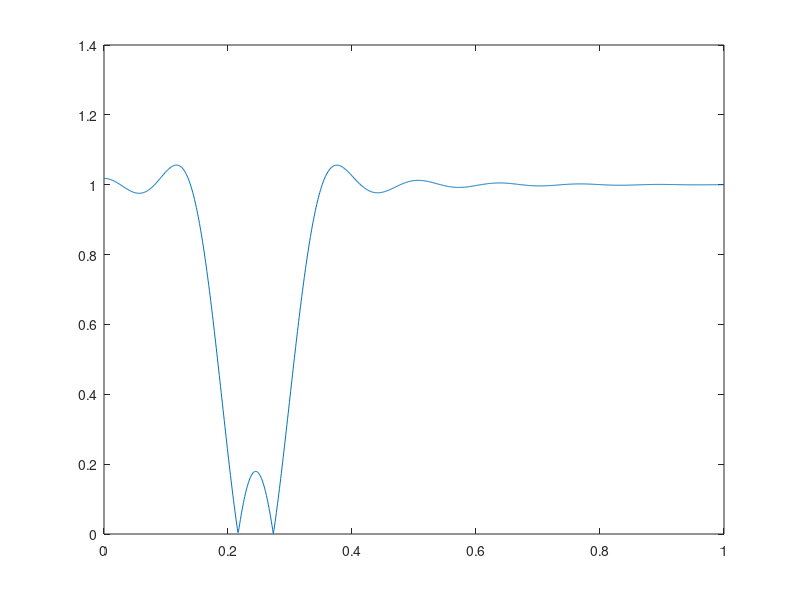

Source code (MATLAB):
wc1 = 0.180*pi;
wc2 = 0.310*pi;
N1 = 15;
n1 = linspace(-N1, N1, 2*N1 + 1);
h1_n = -(sin(wc2.*n1) - sin(wc1.*n1))./(pi.*n1);
h1_n(N1 + 1) = 1 - (wc2 - wc1)/pi;
w = linspace(0, pi, 1001);
jw = linspace(0, pi*1i, 1001);
e_jw = exp(jw);
H1_e_jw = zeros([1 1001]);
for i = 1:(2*N1 + 1)
    H1_e_jw = H1_e_jw + h1_n(i).*e_jw.^(N1 + 1 -i);
end
figure(1);
plot(w/pi, abs(H1_e_jw));